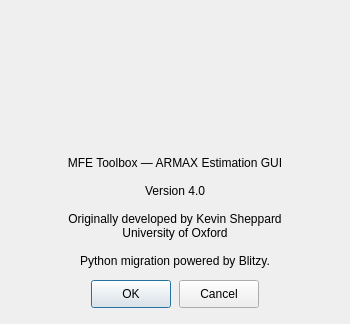
<?xml version="1.0" encoding="UTF-8"?>
<!--
  Qt Designer UI file for ARMAXAboutDialog.
  Faithfully reproduces the layout of MATLAB GUIDE GUI/ARMAX_about.fig.

  Widget mapping from MATLAB GUIDE to Qt:
    figure1      → QDialog  ARMAXAboutDialog  (modal About dialog)
    axes1        → QLabel   icon_label        (Oxford logo image via QPixmap)
    text1        → QLabel   text1             (About description / credits text)
    pushbutton1  → QPushButton pushbutton1    (OK / Accept button)
    pushbutton2  → QPushButton pushbutton2    (Secondary / Cancel button)

  Ref: GUI/ARMAX_about.m lines 47-126 (OpeningFcn), 141-169 (button callbacks),
       172-184 (CloseRequestFcn), 188-206 (KeyPressFcn)
-->
<ui version="4.0">
 <class>ARMAXAboutDialog</class>
 <widget class="QDialog" name="ARMAXAboutDialog">
  <property name="geometry">
   <rect>
    <x>0</x>
    <y>0</y>
    <width>350</width>
    <height>300</height>
   </rect>
  </property>
  <property name="windowTitle">
   <string>About</string>
  </property>
  <property name="modal">
   <bool>true</bool>
  </property>
  <property name="sizeGripEnabled">
   <bool>false</bool>
  </property>
  <layout class="QVBoxLayout" name="main_layout">
   <property name="leftMargin">
    <number>16</number>
   </property>
   <property name="topMargin">
    <number>16</number>
   </property>
   <property name="rightMargin">
    <number>16</number>
   </property>
   <property name="bottomMargin">
    <number>16</number>
   </property>
   <property name="spacing">
    <number>12</number>
   </property>
   <!-- Top: Oxford logo image display (replaces MATLAB axes1)
        Ref: ARMAX_about.m:106-120 — loads OxLogo.mat, displays in axes1 -->
   <item>
    <widget class="QLabel" name="icon_label">
     <property name="minimumSize">
      <size>
       <width>128</width>
       <height>128</height>
      </size>
     </property>
     <property name="maximumSize">
      <size>
       <width>320</width>
       <height>160</height>
      </size>
     </property>
     <property name="text">
      <string/>
     </property>
     <property name="alignment">
      <set>Qt::AlignCenter</set>
     </property>
     <property name="scaledContents">
      <bool>true</bool>
     </property>
    </widget>
   </item>
   <!-- Middle: About text / credits label (replaces MATLAB text1)
        Ref: ARMAX_about.m:71 — set(handles.text1, 'String', varargin{index+1}) -->
   <item>
    <widget class="QLabel" name="text1">
     <property name="text">
      <string>MFE Toolbox — ARMAX Estimation GUI

Version 4.0

Originally developed by Kevin Sheppard
University of Oxford

Python migration powered by Blitzy.</string>
     </property>
     <property name="alignment">
      <set>Qt::AlignCenter</set>
     </property>
     <property name="wordWrap">
      <bool>true</bool>
     </property>
    </widget>
   </item>
   <!-- Vertical spacer to push buttons to the bottom -->
   <item>
    <spacer name="vertical_spacer">
     <property name="orientation">
      <enum>Qt::Vertical</enum>
     </property>
     <property name="sizeHint" stdset="0">
      <size>
       <width>20</width>
       <height>10</height>
      </size>
     </property>
    </spacer>
   </item>
   <!-- Bottom: Button bar with OK and secondary button
        Ref: ARMAX_about.m:141-154 (pushbutton1_Callback),
             ARMAX_about.m:156-169 (pushbutton2_Callback) -->
   <item>
    <layout class="QHBoxLayout" name="button_layout">
     <property name="spacing">
      <number>8</number>
     </property>
     <item>
      <spacer name="button_spacer_left">
       <property name="orientation">
        <enum>Qt::Horizontal</enum>
       </property>
       <property name="sizeHint" stdset="0">
        <size>
         <width>40</width>
         <height>20</height>
        </size>
       </property>
      </spacer>
     </item>
     <item>
      <widget class="QPushButton" name="pushbutton1">
       <property name="text">
        <string>OK</string>
       </property>
       <property name="minimumSize">
        <size>
         <width>80</width>
         <height>28</height>
        </size>
       </property>
       <property name="default">
        <bool>true</bool>
       </property>
      </widget>
     </item>
     <item>
      <widget class="QPushButton" name="pushbutton2">
       <property name="text">
        <string>Cancel</string>
       </property>
       <property name="minimumSize">
        <size>
         <width>80</width>
         <height>28</height>
        </size>
       </property>
      </widget>
     </item>
     <item>
      <spacer name="button_spacer_right">
       <property name="orientation">
        <enum>Qt::Horizontal</enum>
       </property>
       <property name="sizeHint" stdset="0">
        <size>
         <width>40</width>
         <height>20</height>
        </size>
       </property>
      </spacer>
     </item>
    </layout>
   </item>
  </layout>
 </widget>
 <resources/>
 <connections/>
</ui>
